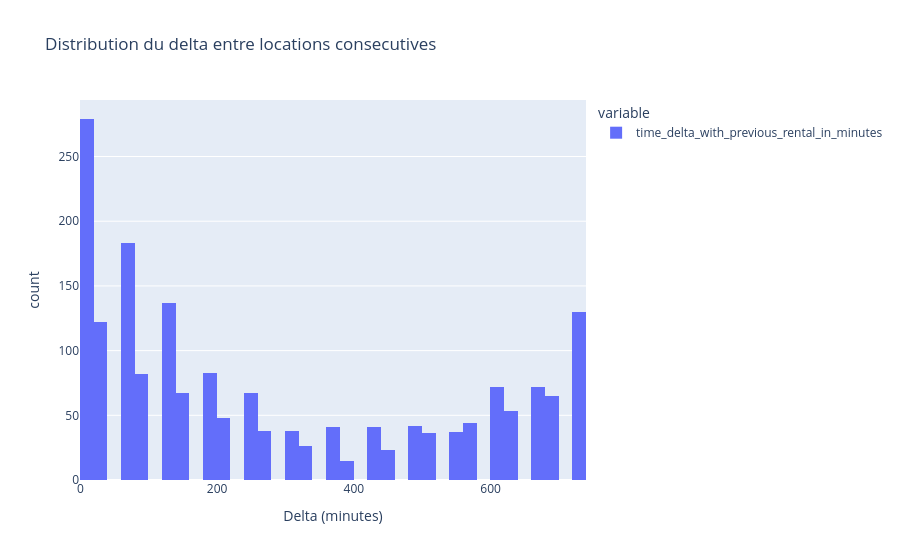

The cell this chart's notebook holds for it:
### Code cell
fig = px.histogram(
    with_prev['time_delta_with_previous_rental_in_minutes'],
    nbins=50,
    title='Distribution du delta entre locations consecutives',
    labels={'value': 'Delta (minutes)', 'count': 'Nombre'}
)
fig.show()

### Figure 1 — Plotly figure (JSON) as saved in the notebook; plotly's stock layout.template omitted (floating-point values rounded to 4 significant figures; data arrays with more than 128 entries replaced by an {"elided": "..."} marker saying what was removed)
{"data": [{"bingroup": "x", "hovertemplate": "variable=time_delta_with_previous_rental_in_minutes<br>Delta (minutes)=%{x}<br>count=%{y}<extra></extra>", "legendgroup": "time_delta_with_previous_rental_in_minutes", "marker": {"color": "#636efa", "pattern": {"shape": ""}}, "name": "time_delta_with_previous_rental_in_minutes", "nbinsx": 50, "orientation": "v", "showlegend": true, "type": "histogram", "x": {"elided": "1841 float values"}, "xaxis": "x", "yaxis": "y"}], "layout": {"barmode": "relative", "legend": {"title": {"text": "variable"}, "tracegroupgap": 0}, "title": {"text": "Distribution du delta entre locations consecutives"}, "xaxis": {"anchor": "y", "domain": [0, 1], "title": {"text": "Delta (minutes)"}}, "yaxis": {"anchor": "x", "domain": [0, 1], "title": {"text": "count"}}}}
